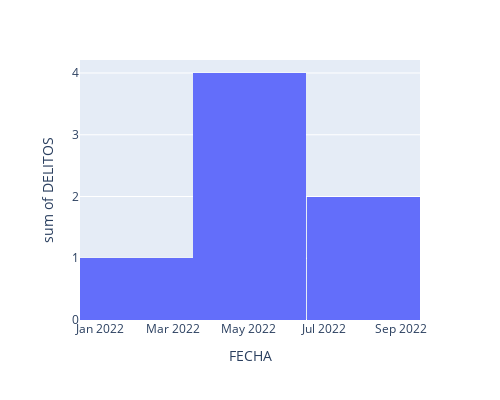

The notebook cell saved with this chart:
### Code cell
fig = px.histogram(df, x='FECHA', y='DELITOS')
fig.update_layout(width=500, height=400)
fig.show()

### Figure 1 — Plotly figure (JSON) as saved in the notebook; plotly's stock layout.template omitted (floating-point values rounded to 4 significant figures)
{"data": [{"alignmentgroup": "True", "bingroup": "x", "histfunc": "sum", "hovertemplate": "FECHA=%{x}<br>sum of DELITOS=%{y}<extra></extra>", "legendgroup": "", "marker": {"color": "#636efa", "pattern": {"shape": ""}}, "name": "", "offsetgroup": "", "orientation": "v", "showlegend": false, "type": "histogram", "x": ["2022-01-01T00:00:00", "2022-01-01T00:00:00", "2022-01-01T00:00:00", "2022-04-01T00:00:00", "2022-04-01T00:00:00", "2022-04-01T00:00:00", "2022-07-01T00:00:00", "2022-07-01T00:00:00", "2022-07-01T00:00:00"], "xaxis": "x", "y": [0, 1, 0, 0, 1, 3, 1, 0, 1], "yaxis": "y"}], "layout": {"barmode": "relative", "height": 400, "legend": {"tracegroupgap": 0}, "margin": {"t": 60}, "width": 500, "xaxis": {"anchor": "y", "domain": [0, 1], "title": {"text": "FECHA"}}, "yaxis": {"anchor": "x", "domain": [0, 1], "title": {"text": "sum of DELITOS"}}}}
